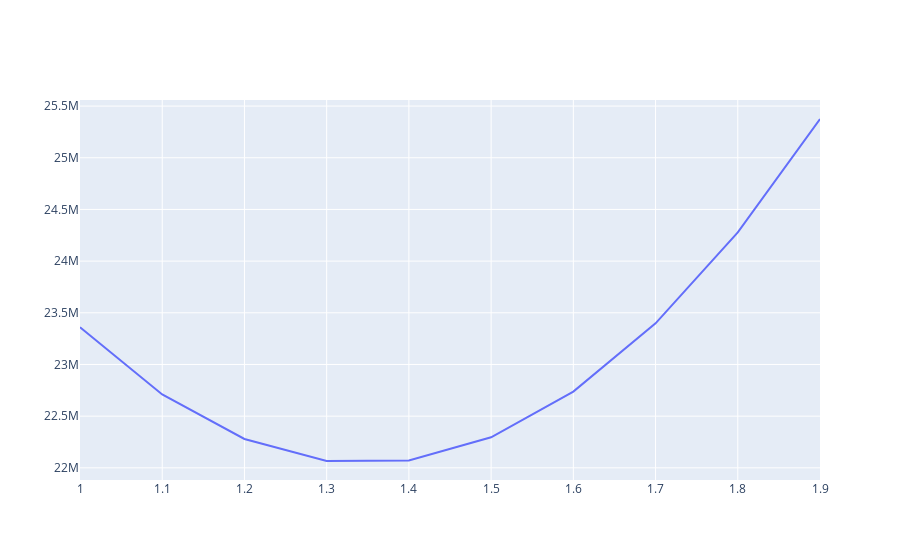

This figure's notebook cell:
### Code cell
plot([rss_trace])

### Figure 1 — Plotly figure (JSON) as saved in the notebook; plotly's stock layout.template omitted (floating-point values rounded to 4 significant figures)
{"data": [{"mode": "lines", "name": "data", "text": [], "type": "scatter", "x": [1, 1.1, 1.2, 1.3, 1.4, 1.5, 1.6, 1.7, 1.8, 1.9], "y": [23360000.0, 22710000.0, 22280000.0, 22070000.0, 22070000.0, 22300000.0, 22740000.0, 23400000.0, 24280000.0, 25380000.0]}], "layout": {}}
